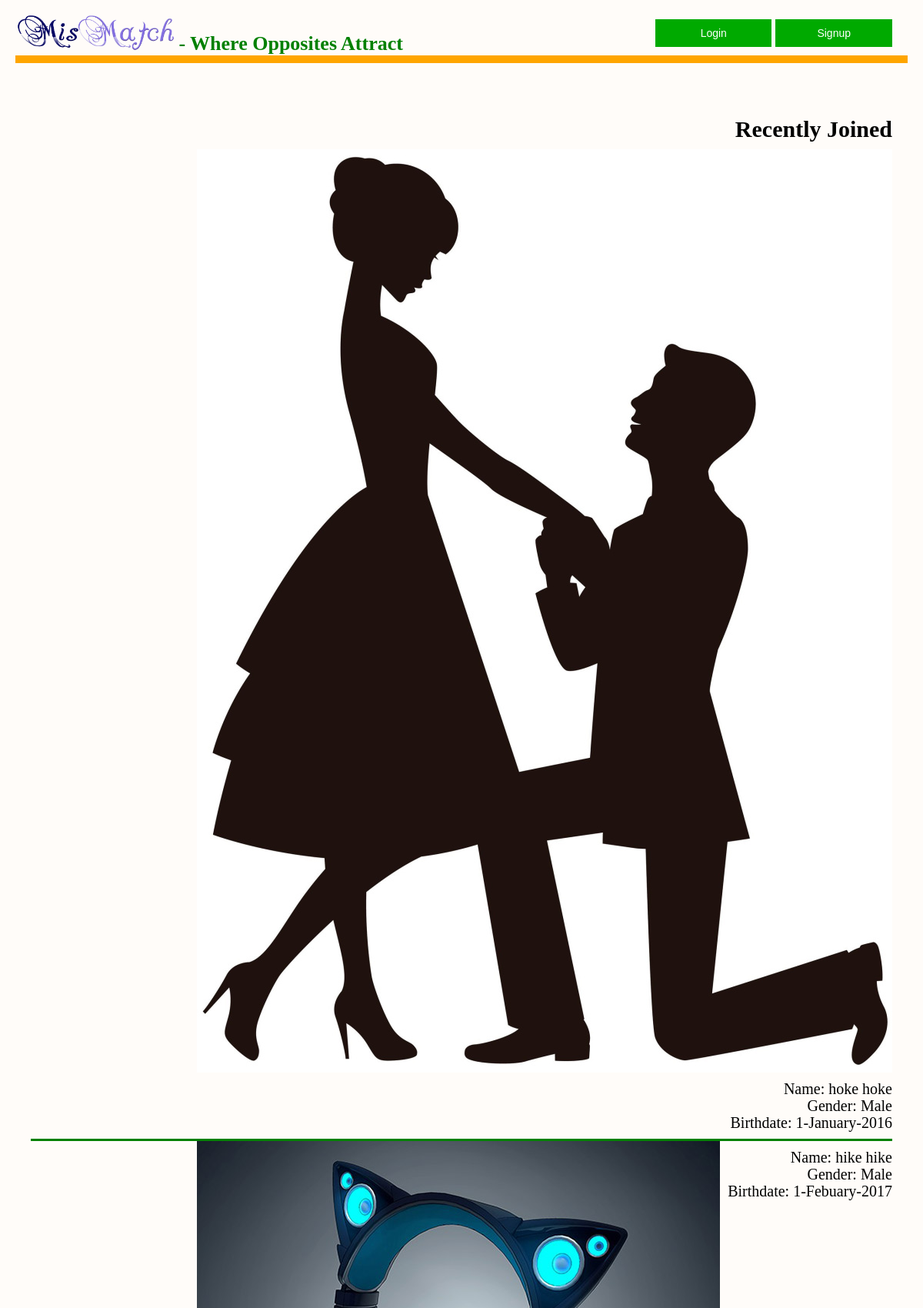
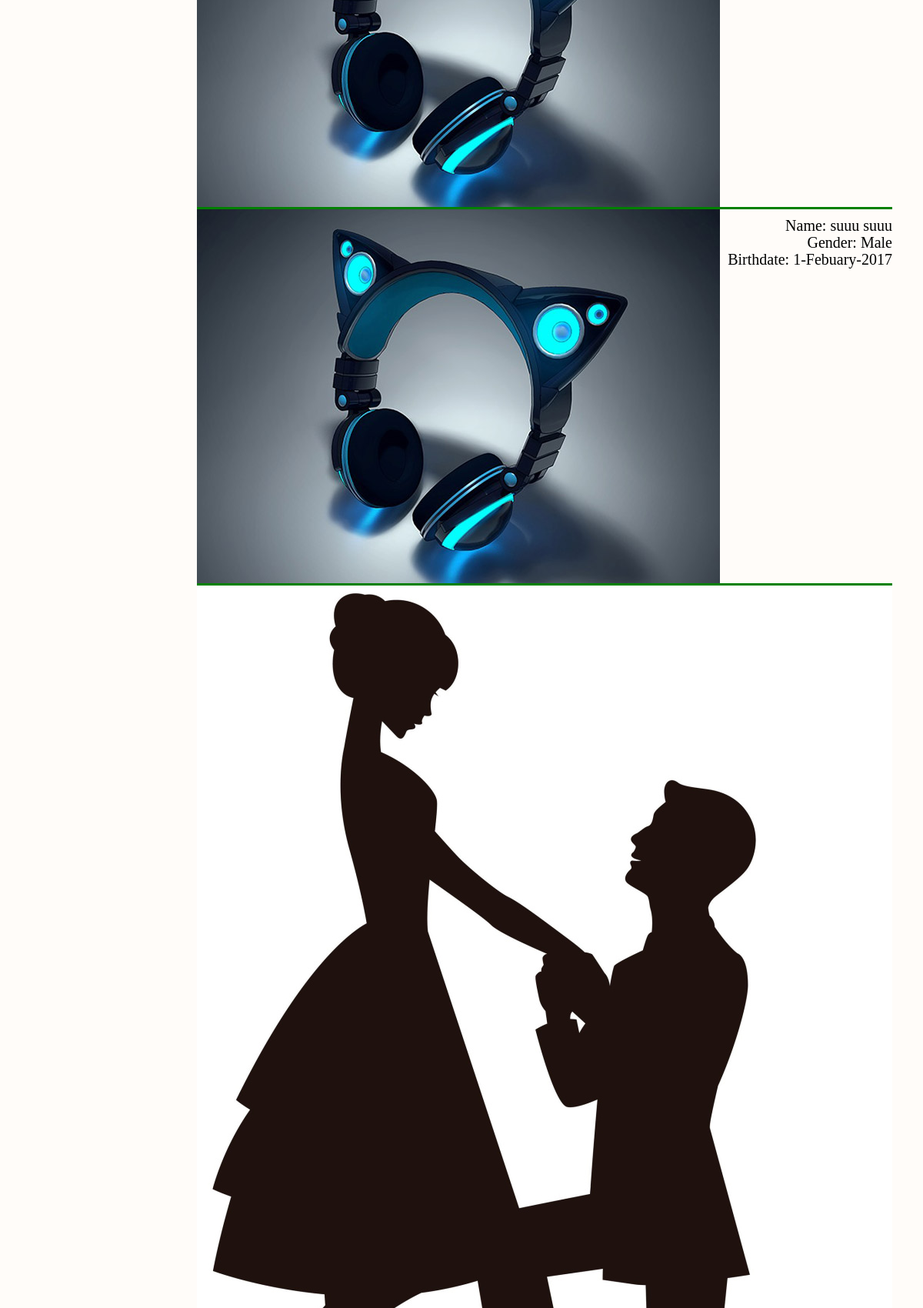
/1/mismatch_homepage.php (upper part), run on the app's committed database (2 pictures, top to bottom).
### tables this page shows
CREATE TABLE IF NOT EXISTS `mismatch_user` (
`USER_ID` int(11) NOT NULL,
  `username` varchar(40) NOT NULL,
  `password` varchar(40) NOT NULL,
  `join_date` datetime NOT NULL,
  `first_name` varchar(40) NOT NULL,
  `last_name` varchar(40) NOT NULL,
  `gender` varchar(1) NOT NULL,
  `birthdate` varchar(25) NOT NULL,
  `city` varchar(40) NOT NULL,
  `state` varchar(40) NOT NULL,
  `picture` varchar(40) NOT NULL
);

### 1/mismatch_homepage.php (the view, shortened to what this page needs)
<!DOCTYPE html>
<html>
<head>
<link href="mismatch_homepage.css" rel="stylesheet">
</head>
<body>
	<div id="header">
		<span class="buttons">
			<button id="login-open-button"	onclick="document.getElementById('modal').style.display='block'">Login</button>
			<button id="signup-open-button">Signup</button>
		</span>
	<h1><img src="mm13.png"> - Where Opposites Attract</h1>
	</div>
	<div id="users">
		<h2>Recently Joined</h2>
		<?php
			$dbc=mysqli_connect('localhost','vaibhav','tester','mismatch') or die("Could not connect");
			$query="SELECT * FROM mismatch_user order by join_date desc limit 5";
			$result=mysqli_query($dbc,$query) or die("could not query");
			while($data=mysqli_fetch_array($result))
			{
				$gender='Female';
				if($data['gender']=='M')
					$gender='Male';
				?>
				<div class="records">
					<img src="images/<?php echo $data['picture'];?>"></img>
					<div id="text_data">
						<p>Name: </b><?php echo $data['first_name']." ".$data['last_name'];?></p>
						<p>Gender: </b><?php echo $gender;?></p>
						<p>Birthdate: </b><?php echo $data['birthdate'] ?></p>
					</div>
				</div><br>
		<?php
	}
?>
	</div>
</body>
</html>

### 1/mismatch_homepage.css (style rules this page uses)
body { padding:0px; margin:0px; background-color:#fffcf9; font-size:20px; }
#header { display:block; height:auto; overflow:hidden; /text-align:center; border-bottom:10px solid orange; margin:20px; padding-bottom:0px; }
#header h1 { display:inline; color:green; overflow:none; /margin-left:100px; font-family:Georgia,serif; padding-top:20px; font-size:130%; }
#header img { height:45px; width:auto; }
.buttons { float:right; display:inline; border:none; float:right; margin-right:20px; margin-top:5px; cursor: pointer; }
#header #login-open-button { border:none; background-color:#00AA00; font-size:70%; color:white; padding:10px; padding-left:58.5px; padding-right:58.5px; cursor: pointer; }
#header #signup-open-button { border:none; background-color:#00AA00; font-size:70%; color:white; padding:10px; padding-left:54px; padding-right:54px; cursor: pointer; }
#users { line-height:10%; margin:30px; /border:3px solid orange; /width:50%; DISPLAY:INLINE; padding:10px; float:right; text-align:right; }
.records { border-bottom:3px solid green; margin:0px; padding:0px; overflow:hidden; display:inline-block; }
.records #text_data { float:right; margin-left:10px; }

### data on the page
mismatch_user: picture (picture), first_name "hoke", last_name "hoke", gender "Male", birthdate "1-January-2016"
mismatch_user: picture (picture), first_name "hike", last_name "hike", gender "Male", birthdate "1-Febuary-2017"
mismatch_user: picture (picture), first_name "suuu", last_name "suuu", gender "Male", birthdate "1-Febuary-2017"
mismatch_user: picture (picture)
